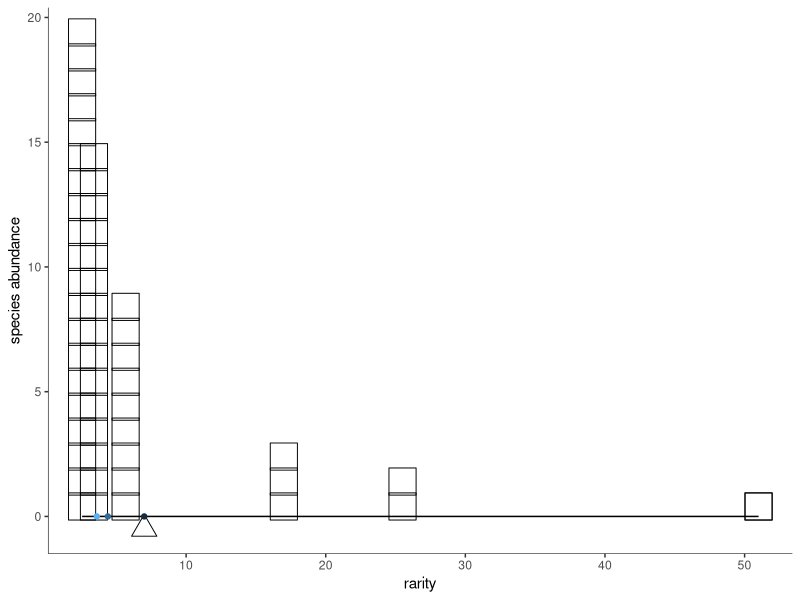
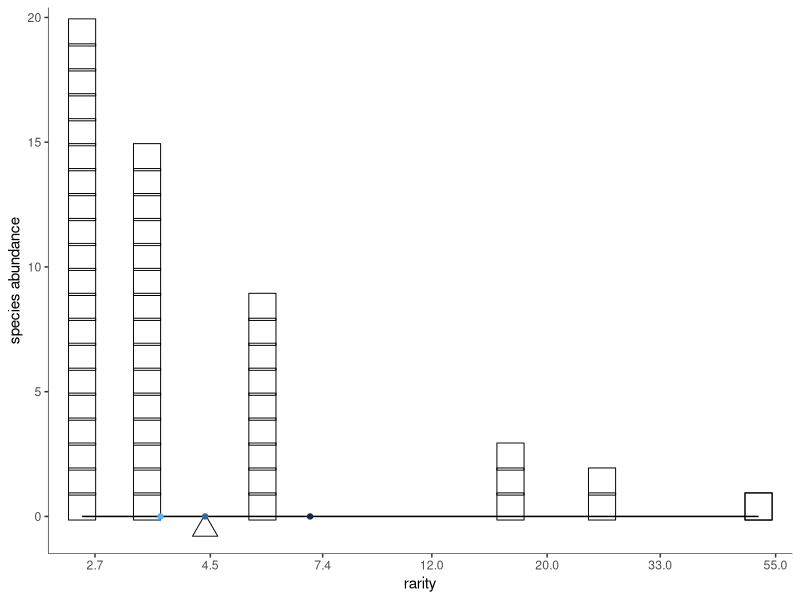
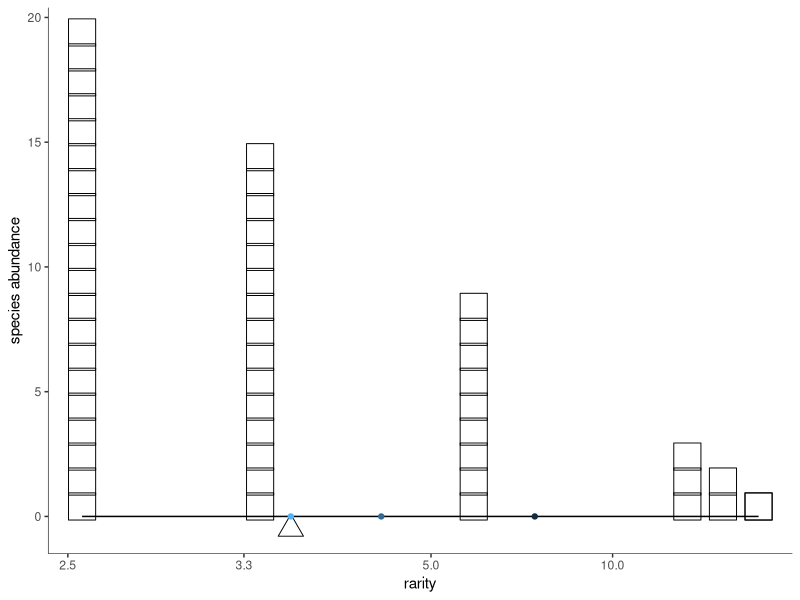

The R script that drew these images, in order:
library(tidyverse)
library(ggthemes)

## TODO
## stacking of repeats
## Offsets
## Squares: we need either to fiddle with spacing, or make rectangles!

library(scales) # trans_new() is in the scales library

epsPretty <- 0
offStart <- 0

pfun=function(x, pow, offset=offStart){
	if (pow==0) return(log(x))
	r <- sign(pow)*(x+offset)^pow
	## cat("pfun", x, "pow", pow, "v", r, "\n")
	return(r)
}

ipfun=function(x, pow, offset=offStart){
	if (pow==0) return(exp(x))
	r <- sign(pow)*(x)^(1/pow)
	## cat("ipfun", x, "pow", pow, "v", r, "\n")
	return(r)
}

# Diversity function 
dfun<-function(ab, l){
	rp <- ab/sum(ab)
	return(ipfun(sum(rp*pfun(1/rp, l)),l))
}

# round numbers, more aggressively the larger they are
prettify <- function(breaks){
    digits <- -floor(log10(abs(breaks))) + 1
    digits[breaks == 0] <- 0
    return(round(breaks, digits = digits))
}

power_trans = function(pow) trans_new(name="power"
   , transform = function(x) pfun(x, pow)
	, inverse = function(x) ipfun(x, pow)
	, breaks = function(x) prettify(
		trans_breaks(
			function(x) pfun(x, pow), function(x) ipfun(x, pow), n = 5
		)(c(epsPretty,x)*1.1)
	)
   , domain = c(1, 10000)
)

# replicate to make stacks with geom_point
# Doesn't work (stack) if we have repeated abundance values
fancy_rep<-function(df){
	return(data.frame(df[rep(1:nrow(df), df$abundance),])
		%>% group_by(abundance) %>% mutate(gr=1:abundance[[1]])
	)
}

base_plot <- function(abundance, pointScale=200){

	rf <- tibble(names = as.factor(1:length(abundance))
		, abundance
		, rarity = sum(abundance)/abundance
	)
	rfrepeated <-fancy_rep(rf) 

	pointsize <- pointScale/max(abundance)
	goff <- 0.6

	base <- (ggplot(rfrepeated, aes(x=rarity, y=abundance))
		+ geom_point(aes(y=gr-goff), size=pointsize, shape=22)

		# make plank
		+ geom_segment(
			aes(x, y, xend=xend, yend=yend)
			, data=data.frame(
				x=c(min(rf$rarity))
				, y=c(0)
				, xend=c(max(rf$rarity))
				, yend=c(0)
			)
		)

		+ labs(y="species abundance")
	)
	return(theme_plot(base))
}

theme_plot <- function(p){
	return(p
		+ theme_tufte(base_family = "sans")
		+ theme(legend.position="none")
		+ theme(
			axis.line.x = element_line(
				colour = 'black', size=0.2, linetype='solid'
			), axis.line.y =  element_line(
				colour = 'black', size=0.2, linetype='solid'
			)
		)
	)
}

scale_plot <- function(ab, ell){
	div <- dfun(ab, ell)
	print(div)
	return (base_plot(ab) 
		+ geom_point(
			data=tibble(x=div, y=-0.025*max(ab))
			, size=6, shape=2
			, aes(x, y)
		)
		+ scale_x_continuous(trans=power_trans(pow=ell))
		+ coord_cartesian(clip="off")
	)
}

mean_points <- function(ab, ell){
	div <- Vectorize(dfun, vectorize.args=("l"))(ab, ell)
	return(geom_point(
		data=tibble(x=div, y=0*div, c=1:length(div))
		, aes(x, y, color=c)
		, inherits.aes=FALSE
	))
}

rarity_plot <- function(ab, ell, lrange=-1:1){
	return(
		scale_plot(ab, ell) + mean_points(ab, lrange)
	)
}

rarity_series <- function(ab, lrange=-1:1){
	for(l in lrange){
		print(rarity_plot(ab, l, lrange))
	}
}

ab <- c(100, 20, 15, 9, 3, 2, 1, 1)
ab <- c(20, 15, 9, 3, 2, 1, 1)

rarity_series(ab, 1:-1)
